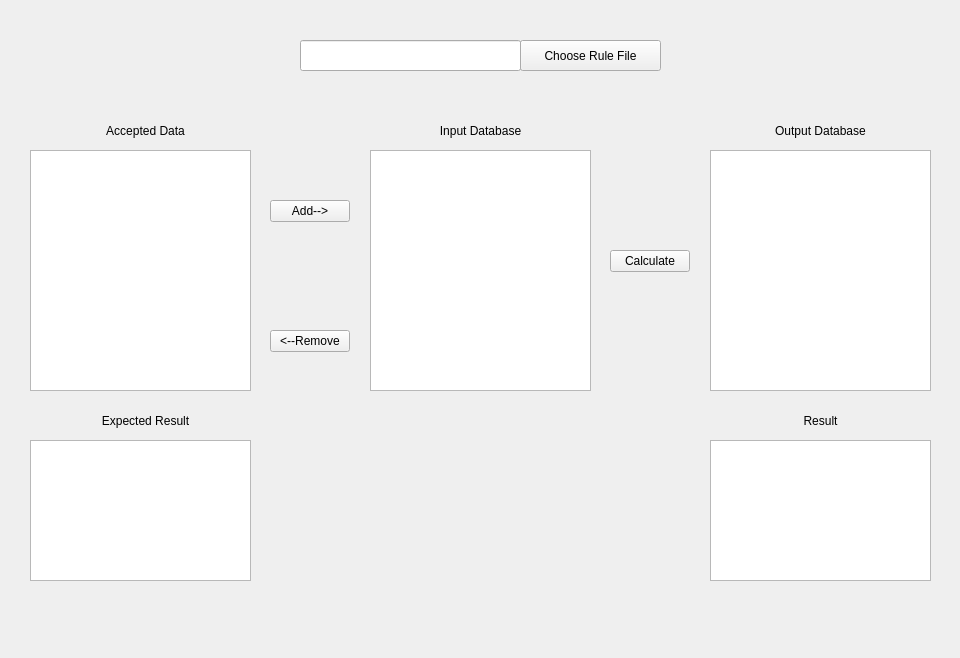
<?xml version="1.0" encoding="UTF-8"?>
<ui version="4.0">
 <class>MainWidget</class>
 <widget class="QWidget" name="MainWidget">
  <property name="enabled">
   <bool>true</bool>
  </property>
  <property name="geometry">
   <rect>
    <x>0</x>
    <y>0</y>
    <width>960</width>
    <height>658</height>
   </rect>
  </property>
  <property name="sizePolicy">
   <sizepolicy hsizetype="Fixed" vsizetype="Fixed">
    <horstretch>0</horstretch>
    <verstretch>0</verstretch>
   </sizepolicy>
  </property>
  <property name="mouseTracking">
   <bool>false</bool>
  </property>
  <property name="windowTitle">
   <string>Production System</string>
  </property>
  <property name="layoutDirection">
   <enum>Qt::LeftToRight</enum>
  </property>
  <property name="locale">
   <locale language="Chinese" country="China"/>
  </property>
  <widget class="QPushButton" name="btnCalc">
   <property name="geometry">
    <rect>
     <x>610</x>
     <y>250</y>
     <width>80</width>
     <height>22</height>
    </rect>
   </property>
   <property name="text">
    <string>Calculate</string>
   </property>
  </widget>
  <widget class="QPushButton" name="btnChooseFile">
   <property name="geometry">
    <rect>
     <x>520</x>
     <y>40</y>
     <width>141</width>
     <height>31</height>
    </rect>
   </property>
   <property name="text">
    <string>Choose Rule File</string>
   </property>
  </widget>
  <widget class="QLabel" name="label">
   <property name="geometry">
    <rect>
     <x>40</x>
     <y>110</y>
     <width>211</width>
     <height>41</height>
    </rect>
   </property>
   <property name="text">
    <string>Accepted Data</string>
   </property>
   <property name="alignment">
    <set>Qt::AlignCenter</set>
   </property>
   <property name="wordWrap">
    <bool>false</bool>
   </property>
  </widget>
  <widget class="QLabel" name="label_2">
   <property name="geometry">
    <rect>
     <x>370</x>
     <y>110</y>
     <width>221</width>
     <height>41</height>
    </rect>
   </property>
   <property name="text">
    <string>Input Database</string>
   </property>
   <property name="alignment">
    <set>Qt::AlignCenter</set>
   </property>
  </widget>
  <widget class="QLabel" name="label_3">
   <property name="geometry">
    <rect>
     <x>40</x>
     <y>400</y>
     <width>211</width>
     <height>41</height>
    </rect>
   </property>
   <property name="text">
    <string>Expected Result</string>
   </property>
   <property name="alignment">
    <set>Qt::AlignCenter</set>
   </property>
   <property name="wordWrap">
    <bool>true</bool>
   </property>
  </widget>
  <widget class="QLineEdit" name="lineEdit">
   <property name="geometry">
    <rect>
     <x>300</x>
     <y>40</y>
     <width>221</width>
     <height>31</height>
    </rect>
   </property>
   <property name="dragEnabled">
    <bool>true</bool>
   </property>
   <property name="readOnly">
    <bool>true</bool>
   </property>
  </widget>
  <widget class="QListWidget" name="listWidget">
   <property name="geometry">
    <rect>
     <x>30</x>
     <y>150</y>
     <width>221</width>
     <height>241</height>
    </rect>
   </property>
   <property name="sortingEnabled">
    <bool>true</bool>
   </property>
  </widget>
  <widget class="QListWidget" name="listWidget_2">
   <property name="geometry">
    <rect>
     <x>370</x>
     <y>150</y>
     <width>221</width>
     <height>241</height>
    </rect>
   </property>
  </widget>
  <widget class="QListWidget" name="listWidget_3">
   <property name="geometry">
    <rect>
     <x>30</x>
     <y>440</y>
     <width>221</width>
     <height>141</height>
    </rect>
   </property>
   <property name="sortingEnabled">
    <bool>true</bool>
   </property>
  </widget>
  <widget class="QPushButton" name="btnAdd">
   <property name="geometry">
    <rect>
     <x>270</x>
     <y>200</y>
     <width>80</width>
     <height>22</height>
    </rect>
   </property>
   <property name="text">
    <string>Add--&gt;</string>
   </property>
  </widget>
  <widget class="QPushButton" name="btnRm">
   <property name="geometry">
    <rect>
     <x>270</x>
     <y>330</y>
     <width>80</width>
     <height>22</height>
    </rect>
   </property>
   <property name="text">
    <string>&lt;--Remove</string>
   </property>
  </widget>
  <widget class="QListWidget" name="listWidget_4">
   <property name="geometry">
    <rect>
     <x>710</x>
     <y>440</y>
     <width>221</width>
     <height>141</height>
    </rect>
   </property>
  </widget>
  <widget class="QListWidget" name="listWidget_5">
   <property name="geometry">
    <rect>
     <x>710</x>
     <y>150</y>
     <width>221</width>
     <height>241</height>
    </rect>
   </property>
  </widget>
  <widget class="QLabel" name="label_4">
   <property name="geometry">
    <rect>
     <x>710</x>
     <y>110</y>
     <width>221</width>
     <height>41</height>
    </rect>
   </property>
   <property name="text">
    <string>Output Database</string>
   </property>
   <property name="alignment">
    <set>Qt::AlignCenter</set>
   </property>
  </widget>
  <widget class="QLabel" name="label_5">
   <property name="geometry">
    <rect>
     <x>710</x>
     <y>400</y>
     <width>221</width>
     <height>41</height>
    </rect>
   </property>
   <property name="text">
    <string>Result</string>
   </property>
   <property name="alignment">
    <set>Qt::AlignCenter</set>
   </property>
   <property name="wordWrap">
    <bool>true</bool>
   </property>
  </widget>
 </widget>
 <resources/>
 <connections>
  <connection>
   <sender>btnChooseFile</sender>
   <signal>clicked()</signal>
   <receiver>MainWidget</receiver>
   <slot>slotChooseFile()</slot>
   <hints>
    <hint type="sourcelabel">
     <x>432</x>
     <y>63</y>
    </hint>
    <hint type="destinationlabel">
     <x>591</x>
     <y>80</y>
    </hint>
   </hints>
  </connection>
  <connection>
   <sender>btnCalc</sender>
   <signal>clicked()</signal>
   <receiver>MainWidget</receiver>
   <slot>slotCalc()</slot>
   <hints>
    <hint type="sourcelabel">
     <x>509</x>
     <y>441</y>
    </hint>
    <hint type="destinationlabel">
     <x>617</x>
     <y>454</y>
    </hint>
   </hints>
  </connection>
  <connection>
   <sender>btnAdd</sender>
   <signal>clicked()</signal>
   <receiver>MainWidget</receiver>
   <slot>slotAdd()</slot>
   <hints>
    <hint type="sourcelabel">
     <x>303</x>
     <y>187</y>
    </hint>
    <hint type="destinationlabel">
     <x>617</x>
     <y>112</y>
    </hint>
   </hints>
  </connection>
  <connection>
   <sender>btnRm</sender>
   <signal>clicked()</signal>
   <receiver>MainWidget</receiver>
   <slot>slotRm()</slot>
   <hints>
    <hint type="sourcelabel">
     <x>319</x>
     <y>298</y>
    </hint>
    <hint type="destinationlabel">
     <x>614</x>
     <y>397</y>
    </hint>
   </hints>
  </connection>
 </connections>
 <slots>
  <slot>slotChooseFile()</slot>
  <slot>slotCalc()</slot>
  <slot>slotAdd()</slot>
  <slot>slotRm()</slot>
 </slots>
</ui>
